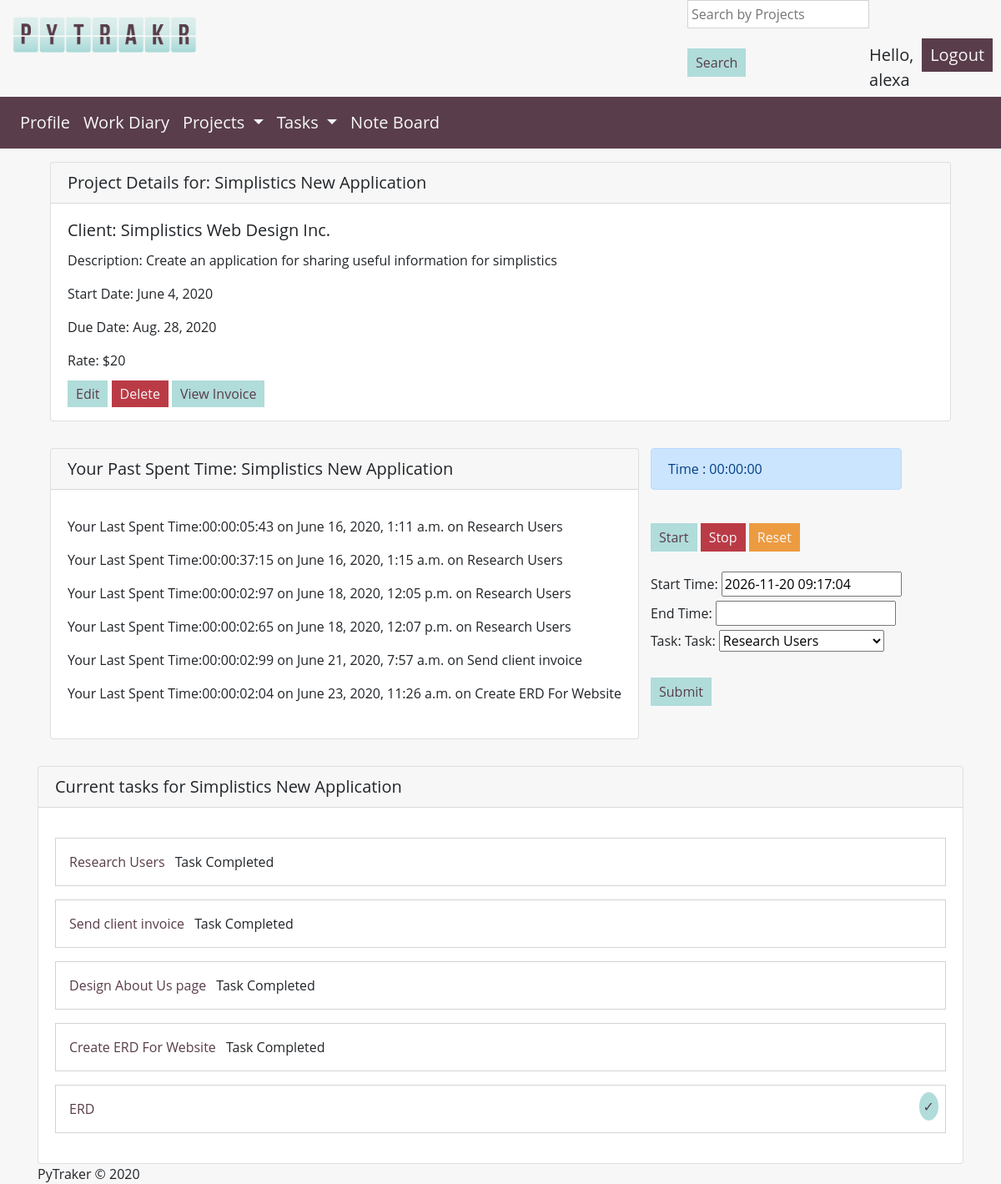
The app's page /PyTraker/details_project/2 (signed in), older data.
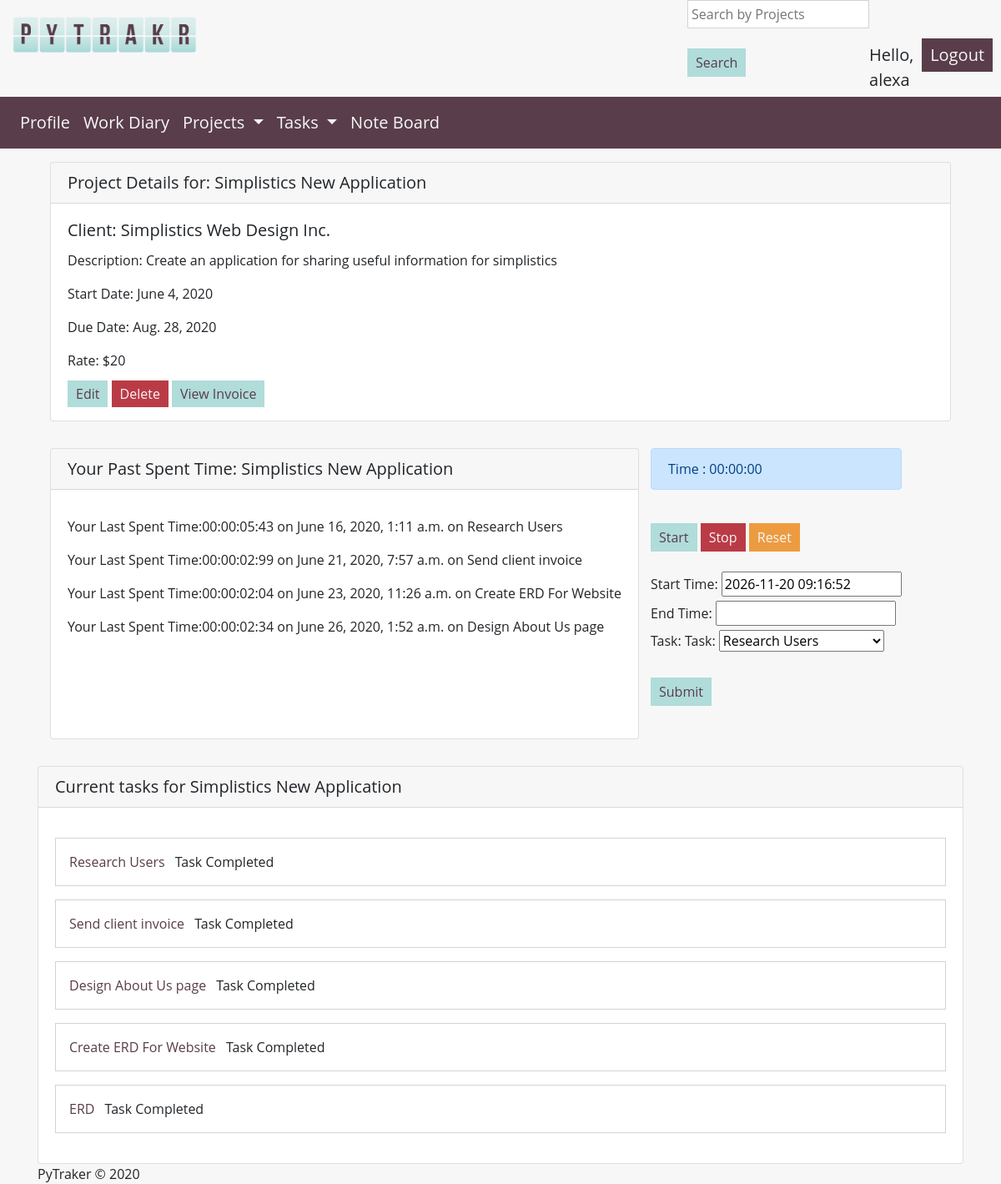
The same page, newer data.
### PyTraker/models.py (models this page shows)
class Timers(models.Model):
    startTime = models.DateTimeField()
    endTime = models.DateTimeField()
    totaltime = models.CharField(max_length=100,default="0")
    totalhours = models.DecimalField(max_digits=5, decimal_places=2, default=0)
    projectID = models.ForeignKey(Projects, on_delete=models.CASCADE,default='1')
    task = models.ForeignKey(Tasks, on_delete=models.CASCADE, default='4')

class Tasks(models.Model):
    projectID = models.ForeignKey(Projects, on_delete=models.CASCADE)
    name = models.CharField(max_length=50)
    description = models.TextField(max_length=250)
    complete = models.BooleanField(default=False)
    due_date = models.DateTimeField()
    def __str__(self):
        return self.name

### PyTraker/views.py (the view, shortened to what this page needs)
# urls.py: path("PyTraker/details_project/<int:pk>", views.details_project, name="details_project"),
@login_required
def details_project(request, pk):
    project = get_object_or_404(Projects, pk=pk)
    date = datetime.now()
    timer = Timers.objects.filter(projectID=pk)
    task = Tasks.objects.filter(projectID=pk)
    try:
        invoice = Invoices.objects.get(projectID_id=pk)
    except Invoices.DoesNotExist:
        invoice = 'false'
    context = {
        'project':project,
        'time':defaultfilters.date(date, "h:i:s "),
        'stime':defaultfilters.date(date,'Y-m-d h:i:s'),
        'spentdate':defaultfilters.date(date,'Y-m-d'),
        'daylight':defaultfilters.date(date,''),
        'timer':timer,
        'task':task,
        'invoice':invoice
    }
    return render(request, 'PyTraker/details_project.html', context)

### PyTraker/models.py (called while the page is built)
    def __str__(self):
        return self.name

### PyTraker/templates/PyTraker/details_project.html (shortened to what this page needs)
{% extends "PyTraker/header.html" %}
{% block content %}
<div class="page-wrap">
<div class="container">
<div class="card">
  <h5 class="card-header">Project Details for: {{ project.name }}</h5>
  <div class="card-body">
    <h5 class="card-title">Client: {{ project.clientID }}</h5>
    <p class="card-text">Description: {{ project.description }}</p>
          <p class="card-text">Start Date: {{ project.startDate.date }}</p>
          <p class="card-text">Due Date: {{ project.dueDate.date }}</p>
          <p class="card-text">Rate: ${{ project.payRate }}</p>
    <a href="/PyTraker/edit_project/{{ project.id }}" class="new-btn">Edit</a>
    <a href="/PyTraker/delete_project/{{ project.id }}"  class="delete-btn"  id ='{{project.id}}'>Delete</a>
      {% if invoice == 'false' %}
      <a href="/PyTraker/new_invoice/{{ project.id }}" class="new-btn">Create Invoice</a>
      {% else %}
      <a href="/PyTraker/invoice/{{ project.id }}" class="new-btn">View Invoice</a>
    {% endif %}
  </div>
</div>
<div class="timer-wrap">
<div class="summary-container">
        <div class="card">
          <h5 class="card-header">Your Past Spent Time: {{ project.name }}</h5>
          <div class="card-body">
            {% for time in timer %}
            <p class="card-text">Your Last Spent Time:{{time.totaltime }} on {{ time.startTime }} on
                {{time.task}}
            </p>
            {% endfor %}
          </div>
        </div>
    </div>
    <div class="watch-container">
    <div>
        <section id="stopWatch">
            <p id="timer"  class="alert alert-primary" role="alert"> Time : 00:00:00 </p>
            <button id="start" class="new-btn" onclick="start()"> Start </button>
            <button id="stop" class="delete-btn" onclick="stop()"> Stop </button>
            <button id="reset" class="reset-btn" onclick="reset()"> Reset </button>
        </section>
        <form method="post" action="">
            <label>Start Time:</label>
            <input type="text" value="{{ stime }}" id="stime" name="stime"/><br/>
            <label>End Time:</label>
            <input type="text" value="" id="stoptime" name="stoptime" />
            <br/><label>Task:</label>
            <label>Task:</label>
            <select name="task">
                {% for t in task %}
                <option value="{{ t.id }}" name="task">{{ t.name }}</option>
                {% endfor %}
            </select>
            <br/><input type="submit" value="Submit" class="new-btn" name="submit" />
        </form>
    </div>
    </div>
</div>
</div>
    <div class="card">
        <h5 class="card-header">Current tasks for {{ project.name }}</h5>
        <div class="card-body">
        {% if task %}
        <div class="list">
        {% for t in task %}
            {% if t.complete == False %}
        <p class="list-item"><a href="/PyTraker/task_detail/{{ t.id }}" class="d-inline-flex p-2">{{ t.name }}</a>
            <span><a href="/PyTraker/change_status/{{ t.id }}" class="complete-btn">&check;</a></span></p>
                {% else %}
                <p class="list-item"><a href="/PyTraker/task_detail/{{ t.id }}" class="d-inline-flex p-2">{{ t.name }}</a>
                <span>Task Completed</span></p>
            {%  endif %}
        {% endfor %}
        </div>
        {% else %}
            <p>You don't have any tasks yet! <a class="new-btn" href="/PyTraker/new_task">Add a task.</a></p>
        {% endif %}
        </div>
    </div>
</div>
{% endblock %}

Row changes from the older to the newer data that the page shows:
removed Timers: totaltime "00:00:37:15", startTime "June 16, 2020, 1:15 a.m.", task "Research Users"
removed Timers: totaltime "00:00:02:97", startTime "June 18, 2020, 12:05 p.m.", task "Research Users"
removed Timers: totaltime "00:00:02:65", startTime "June 18, 2020, 12:07 p.m.", task "Research Users"
now on this page (row edited): Timers: totaltime "00:00:02:34", startTime "June 26, 2020, 1:52 a.m.", task "Design About Us page"
changed Tasks "ERD": complete "✓" → "Task Completed"
Text that changed along with them:
form field stime: "2026-11-20 09:17:04" → "2026-11-20 09:16:52"
